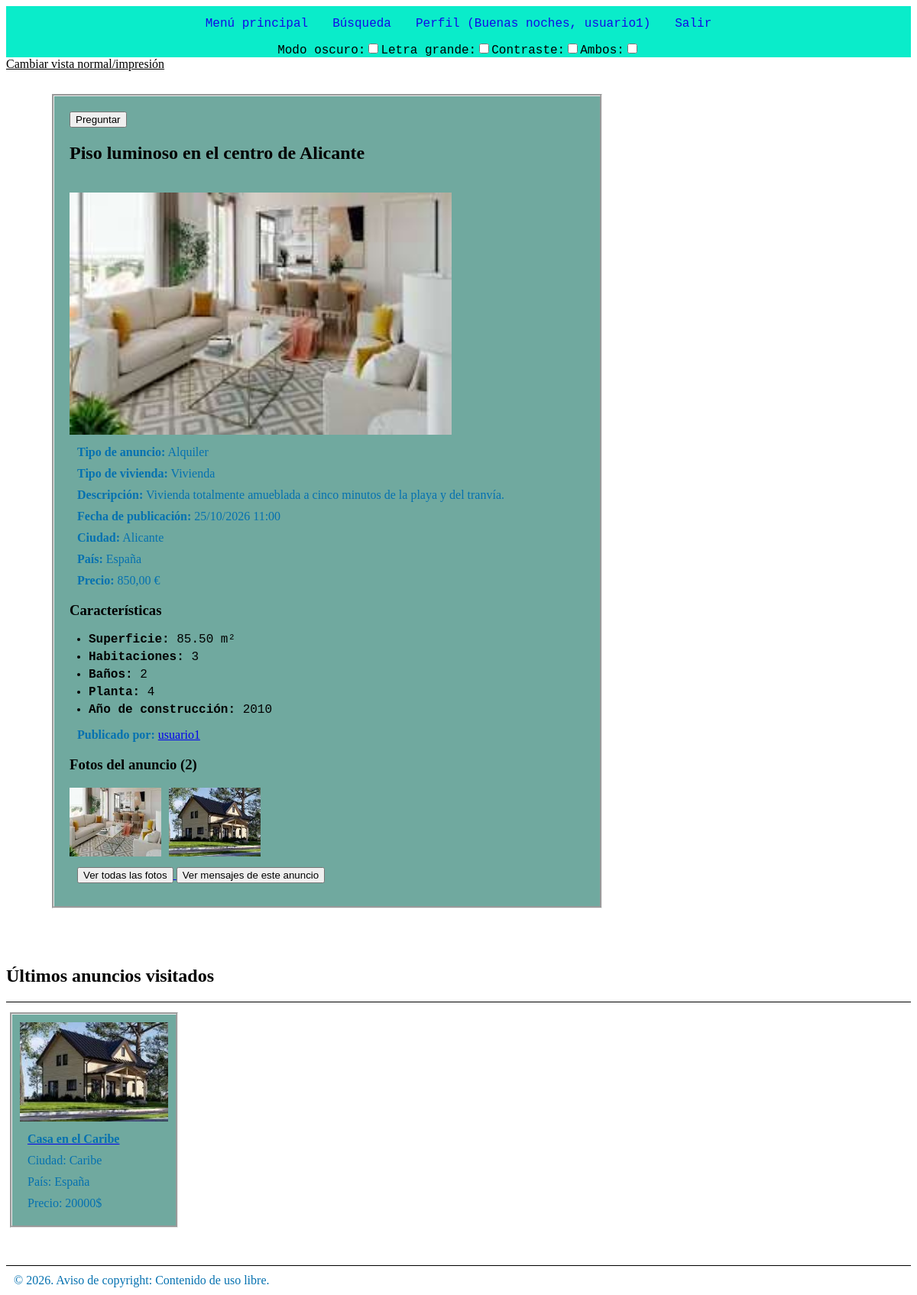
The page /anuncio.php?id=1 (signed in) on the database its author committed.
### tables this page shows
CREATE TABLE Anuncios (
    IdAnuncio INT AUTO_INCREMENT PRIMARY KEY,
    TAnuncio SMALLINT NOT NULL,
    TVivienda SMALLINT NOT NULL,
    FPrincipal VARCHAR(255),
    Alternativo VARCHAR(255) NOT NULL,
    Titulo VARCHAR(255) NOT NULL,
    Precio DECIMAL(12, 2),
    Texto TEXT,
    Ciudad VARCHAR(150),
    Pais INT,
    Superficie DECIMAL(10, 2),
    NHabitaciones INT,
    NBanyos INT,
    Planta INT,
    Anyo INT,
    FRegistro TIMESTAMP DEFAULT CURRENT_TIMESTAMP,
    Usuario INT NOT NULL,
    CONSTRAINT chk_anuncios_alternativo CHECK (CHAR_LENGTH(Alternativo) >= 10),
    CONSTRAINT fk_anuncios_tanuncio
        FOREIGN KEY (TAnuncio) REFERENCES TiposAnuncios(IdTAnuncio)
        ON UPDATE CASCADE ON DELETE RESTRICT,
    CONSTRAINT fk_anuncios_tvivienda
        FOREIGN KEY (TVivienda) REFERENCES TiposViviendas(IdTVivienda)
        ON UPDATE CASCADE ON DELETE RESTRICT,
    CONSTRAINT fk_anuncios_pais
        FOREIGN KEY (Pais) REFERENCES Paises(IdPais)
        ON UPDATE CASCADE ON DELETE SET NULL,
    CONSTRAINT fk_anuncios_usuario
        FOREIGN KEY (Usuario) REFERENCES Usuarios(IdUsuario)
        ON UPDATE CASCADE ON DELETE CASCADE
);

CREATE TABLE TiposAnuncios (
    IdTAnuncio SMALLINT AUTO_INCREMENT PRIMARY KEY,
    NomTAnuncio VARCHAR(100) NOT NULL
);

CREATE TABLE TiposViviendas (
    IdTVivienda SMALLINT AUTO_INCREMENT PRIMARY KEY,
    NomTVivienda VARCHAR(100) NOT NULL
);

CREATE TABLE Paises (
    IdPais INT AUTO_INCREMENT PRIMARY KEY,
    NomPais VARCHAR(150) NOT NULL
);

CREATE TABLE Usuarios (
    IdUsuario INT AUTO_INCREMENT PRIMARY KEY,
    NomUsuario VARCHAR(15) NOT NULL UNIQUE,
    Clave VARCHAR(255) NOT NULL,
    Email VARCHAR(254) NOT NULL,
    Sexo SMALLINT,
    FNacimiento DATE,
    Ciudad VARCHAR(150),
    Pais INT,
    Foto VARCHAR(255),
    FRegistro TIMESTAMP DEFAULT CURRENT_TIMESTAMP,
    Estilo INT,
    CONSTRAINT fk_usuarios_pais
        FOREIGN KEY (Pais) REFERENCES Paises(IdPais)
        ON UPDATE CASCADE ON DELETE SET NULL,
    CONSTRAINT fk_usuarios_estilo
        FOREIGN KEY (Estilo) REFERENCES Estilos(IdEstilo)
        ON UPDATE CASCADE ON DELETE SET NULL
);

CREATE TABLE Fotos (
    IdFoto INT AUTO_INCREMENT PRIMARY KEY,
    Titulo VARCHAR(255),
    Foto VARCHAR(255) NOT NULL,
    Alternativo VARCHAR(255) NOT NULL,
    Anuncio INT NOT NULL,
    CONSTRAINT chk_fotos_alternativo CHECK (CHAR_LENGTH(Alternativo) >= 10),
    CONSTRAINT fk_fotos_anuncio
        FOREIGN KEY (Anuncio) REFERENCES Anuncios(IdAnuncio)
        ON UPDATE CASCADE ON DELETE CASCADE
);

### anuncio.php (the view, shortened to what this page needs)
<?php
require_once "permitidos.php";
$enlaceInicio = isset($_SESSION["usuario"]) ? "index2.php" : "index.php";
$idParam = $_GET['id'] ?? null;
$id = filter_var($idParam, FILTER_VALIDATE_INT);
$anuncioActual = null;
$fotos = [];
$errorMensaje = "";
$idUsuarioActual = isset($_SESSION["idUsuario"]) ? (int)$_SESSION["idUsuario"] : 0;
$conn = null;
$stmt = null;
$stmtFotos = null;
$stmtUsr = null;
if ($id === false || $id <= 0) {
    $errorMensaje = "El identificador del anuncio no es válido.";
} else {
    try {
        $conn = OpenConnection();
        $sql = "SELECT
                    A.IdAnuncio,
                    A.Titulo,
                    A.FPrincipal,
                    A.Alternativo,
                    A.Texto,
                    A.Precio,
                    A.Ciudad,
                    A.Superficie,
                    A.NHabitaciones,
                    A.NBanyos,
                    A.Planta,
                    A.Anyo,
                    A.FRegistro,
                    TA.NomTAnuncio AS TipoAnuncio,
                    TV.NomTVivienda AS TipoVivienda,
                    P.NomPais AS Pais,
                    U.IdUsuario AS IdPropietario,
                    U.NomUsuario AS Usuario
                FROM Anuncios A
                INNER JOIN TiposAnuncios TA ON A.TAnuncio = TA.IdTAnuncio
                INNER JOIN TiposViviendas TV ON A.TVivienda = TV.IdTVivienda
                LEFT JOIN Paises P ON A.Pais = P.IdPais
                INNER JOIN Usuarios U ON A.Usuario = U.IdUsuario
                WHERE A.IdAnuncio = ?";
        $stmt = $conn->prepare($sql);
        $stmt->bind_param("i", $id);
        $stmt->execute();
        $res = $stmt->get_result();
        $anuncioActual = $res->fetch_assoc();
        if ($anuncioActual === null) {
            $errorMensaje = "No se ha encontrado el anuncio solicitado.";
        } else {
            $stmtFotos = $conn->prepare("SELECT IdFoto, Titulo, Foto, Alternativo FROM Fotos WHERE Anuncio = ? ORDER BY IdFoto ASC");
            $stmtFotos->bind_param("i", $id);
            $stmtFotos->execute();
            $resFotos = $stmtFotos->get_result();
            while ($f = $resFotos->fetch_assoc()) {
                $fotos[] = $f;
            }
        }
    } catch (mysqli_sql_exception $e) {
        error_log("Error en anuncio.php: " . $e->getMessage());
        $errorMensaje = "Error al obtener los datos del anuncio.";
    } finally {
        if ($stmtUsr instanceof mysqli_stmt) {
            $stmtUsr->close();
        }
        if ($stmtFotos instanceof mysqli_stmt) {
            $stmtFotos->close();
        }
        if ($stmt instanceof mysqli_stmt) {
            $stmt->close();
        }
        if ($conn instanceof mysqli) {
            $conn->close();
        }
    }
}
?>
<!DOCTYPE html>
<html lang="es">
<head>
    <link rel="stylesheet" href="style/anuncio.css">
    <link rel="stylesheet" href="style/barraNav.css">
</head>
<body>
    <nav>
        <ul>
            <li><a href="<?= $enlaceInicio ?>" id="rgr"><span>Menú principal</span></a></li>
            <li><a href="busqueda.php" id="rgr"><span>Búsqueda</span></a></li>
            <li><a href="partePrivada.php" id="rgr"><span>Perfil (<?= obtenerSaludo() ?>)</span></a></li>
            <li><a href="anuncio.php?salir=1" id="lgn"><span>Salir</span></a></li>
        </ul>
    </nav>
    <label for="print-toggle" style="display: block; margin-bottom: 10px; color: black; cursor: pointer; clear: both;">
        <u>Cambiar vista normal/impresión</u>
    </label>
    <?php if ($errorMensaje !== ""): ?>
        <section>
            <p style="color: red; font-weight: bold;"><?= htmlspecialchars($errorMensaje, ENT_QUOTES, 'UTF-8') ?></p>
            <p><a href="busqueda.php">Volver a la búsqueda</a></p>
        </section>
    <?php else: ?>
        <section>
            <form action="pregunta.php" method="GET" class="lo">
                <button type="submit">Preguntar</button>
            </form>
            <h2><?= htmlspecialchars((string)$anuncioActual['Titulo'], ENT_QUOTES, 'UTF-8') ?></h2>
            <?php if (!empty($anuncioActual['FPrincipal'])): ?>
                <br>
                <a href="verFotos.php?id=<?= (int)$anuncioActual['IdAnuncio'] ?>">
                    <img src="<?= htmlspecialchars((string)$anuncioActual['FPrincipal'], ENT_QUOTES, 'UTF-8') ?>" alt="<?= htmlspecialchars((string)$anuncioActual['Alternativo'], ENT_QUOTES, 'UTF-8') ?>" style="max-width: 500px; width: 100%; height: auto;">
                </a>
            <?php endif; ?>
            <p><strong>Tipo de anuncio:</strong> <?= htmlspecialchars((string)$anuncioActual['TipoAnuncio'], ENT_QUOTES, 'UTF-8') ?></p>
            <p><strong>Tipo de vivienda:</strong> <?= htmlspecialchars((string)$anuncioActual['TipoVivienda'], ENT_QUOTES, 'UTF-8') ?></p>
            <p><strong>Descripción:</strong> <?= nl2br(htmlspecialchars((string)($anuncioActual['Texto'] ?? ''), ENT_QUOTES, 'UTF-8')) ?></p>
            <p><strong>Fecha de publicación:</strong> <?= htmlspecialchars(date('d/m/Y H:i', strtotime((string)$anuncioActual['FRegistro'])), ENT_QUOTES, 'UTF-8') ?></p>
            <p><strong>Ciudad:</strong> <?= htmlspecialchars((string)($anuncioActual['Ciudad'] ?? ''), ENT_QUOTES, 'UTF-8') ?></p>
            <p><strong>País:</strong> <?= htmlspecialchars((string)($anuncioActual['Pais'] ?? ''), ENT_QUOTES, 'UTF-8') ?></p>
            <p><strong>Precio:</strong> <?= htmlspecialchars(number_format((float)$anuncioActual['Precio'], 2, ',', '.'), ENT_QUOTES, 'UTF-8') ?> €</p>
            <h3>Características</h3>
            <ul>
                <li><strong>Superficie:</strong> <?= htmlspecialchars((string)($anuncioActual['Superficie'] ?? ''), ENT_QUOTES, 'UTF-8') ?> m²</li>
                <li><strong>Habitaciones:</strong> <?= htmlspecialchars((string)($anuncioActual['NHabitaciones'] ?? ''), ENT_QUOTES, 'UTF-8') ?></li>
                <li><strong>Baños:</strong> <?= htmlspecialchars((string)($anuncioActual['NBanyos'] ?? ''), ENT_QUOTES, 'UTF-8') ?></li>
                <li><strong>Planta:</strong> <?= htmlspecialchars((string)($anuncioActual['Planta'] ?? ''), ENT_QUOTES, 'UTF-8') ?></li>
                <li><strong>Año de construcción:</strong> <?= htmlspecialchars((string)($anuncioActual['Anyo'] ?? ''), ENT_QUOTES, 'UTF-8') ?></li>
            </ul>
            <p>
                <strong>Publicado por:</strong>
                <a href="perfil.php?id=<?= (int)$anuncioActual['IdPropietario'] ?>">
                    <?= htmlspecialchars((string)$anuncioActual['Usuario'], ENT_QUOTES, 'UTF-8') ?>
                </a>
            </p>
            <h3>Fotos del anuncio (<?= count($fotos) ?>)</h3>
            <?php if (count($fotos) > 0): ?>
                <div style="display: flex; flex-wrap: wrap; gap: 10px; margin-bottom: 10px;">
                    <?php foreach ($fotos as $foto): ?>
                        <a href="verFotos.php?id=<?= (int)$anuncioActual['IdAnuncio'] ?>">
                            <img src="<?= htmlspecialchars((string)$foto['Foto'], ENT_QUOTES, 'UTF-8') ?>" alt="<?= htmlspecialchars((string)$foto['Alternativo'], ENT_QUOTES, 'UTF-8') ?>" style="width: 120px; height: 90px; object-fit: cover;">
                        </a>
                    <?php endforeach; ?>
                </div>
            <?php else: ?>
                <p>Este anuncio no tiene fotos adicionales.</p>
            <?php endif; ?>
            <p>
                <a href="verFotos.php?id=<?= (int)$anuncioActual['IdAnuncio'] ?>">
                    <button type="button">Ver todas las fotos</button>
                </a>
                <?php if ($idUsuarioActual === (int)$anuncioActual['IdPropietario']): ?>
                    <a href="mensajesAnuncio.php?id=<?= (int)$anuncioActual['IdAnuncio'] ?>">
                        <button type="button">Ver mensajes de este anuncio</button>
                    </a>
                <?php endif; ?>
            </p>
        </section>
    <?php endif; ?>
    <footer>
        <br><br>
        <hr size="1px" align="center" color="black">
        <p>© 2026. Aviso de copyright: Contenido de uso libre.</p>
    </footer>
</body>
</html>

### style/anuncio.css (style rules this page uses)
section { display: block; border-width: 3px; padding: 20px; border-style: groove; height: auto; width: auto; max-width: 720px; margin: 30px 20px 30px 60px; position: static; background-color: #70a99f; box-sizing: border-box; overflow-wrap: break-word; }
section img { max-width: 100%; height: auto; }
body section ul { display: block; position: static; float: none; width: auto; height: auto; background: transparent; border: none; margin: 10px 0 15px 25px; padding: 0; list-style-type: disc; overflow: visible; }
body section li { display: list-item; position: static; float: none; width: auto; height: auto; background: transparent; border: none; margin: 5px 0; padding: 0; }
body section form.lo { position: static; float: none; margin: 0 0 15px 0; padding: 0; transform: none; }
p { font-family: "Georgia", serif; color: #0571b0; margin: 10px; }
footer { clear: both; width: 100%; display: block; }

### style/barraNav.css (style rules this page uses)
ul { list-style-type: none; margin: 0; padding: 0; background-color: #0aecca; display: flex; justify-content: center; font-family: 'Courier New', Courier, monospace; }
ul li a { display: block; color: rgb(18, 10, 231); padding: 14px 16px; text-decoration: none; }

### rows shown on the page
anuncios: Titulo "Piso luminoso en el centro de Alicante", FPrincipal (picture), TAnuncio.NomTAnuncio "Alquiler", TVivienda.NomTVivienda "Vivienda", Texto "Vivienda totalmente amueblada a cinco minutos de la playa y del tranvía.", FRegistro "25/10/2026 11:00", Ciudad "Alicante", Pais.NomPais "España", Precio "850,00", Superficie "85.50", NHabitaciones "3", NBanyos "2", Planta "4", Anyo "2010", Usuario.NomUsuario "usuario1"
fotos: Foto (picture)
fotos: Foto (picture)

### other values the page prints
obtenerSaludo() "Buenas noches, usuario1"
count($fotos) "2"
$an['titulo'] "Casa en el Caribe"
$an['ciudad'] "Caribe"
$an['pais'] "España"
$an['precio'] "20000$"
